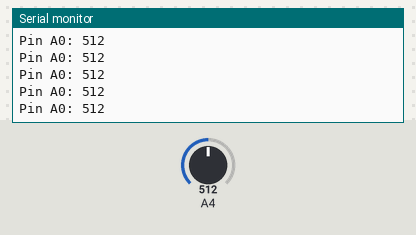
The sketch below on a simulated Arduino Zero (SAMD21). Shown: the last lines printed to the serial monitor. The inputs (shaded band) are chosen by the test bench; at power-on: A4 = 512 (analog values on the 0–1023 scale).

Above: at 1.2 s.
1.3 s: A4 set to 390
At 1.31 s:
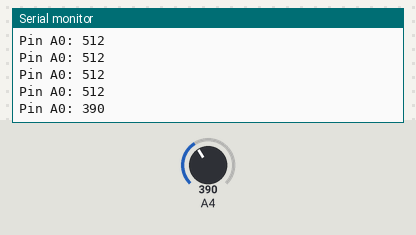
2.8 s: A4 set to 410
At 2.81 s:
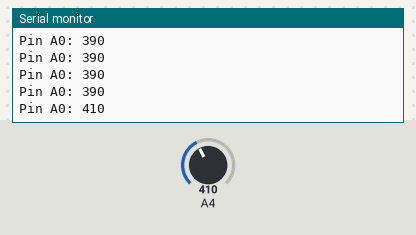
Timing chart, 0 to 5.8 s (numbered marks = the images above; inputs shaded):
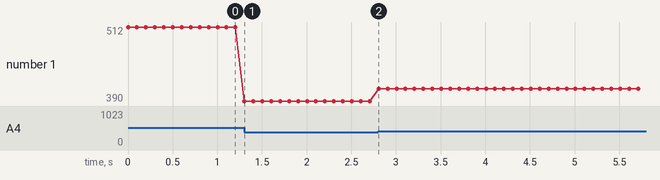

The sketch:

gas.ino
```cpp
int smokeA0 = 4;
int sensorThres = 400; //910

void setup() {
  pinMode(smokeA0, INPUT);
  analogReadResolution(10);
  Serial.begin(115200);
}

void loop() {
  int analogSensor = analogRead(smokeA0);
  Serial.print("Pin A0: ");
  Serial.println(analogSensor);

  delay(100);
}
```

Measured:
- after the input at 1.3 s, the serial monitor: prints a new line at once (image 1)
- after the input at 2.8 s, the serial monitor: prints a new line at once (image 2)
- plotted number 1: 512 → 390 after the input at 1.3 s, 390 → 410 after the input at 2.8 s
